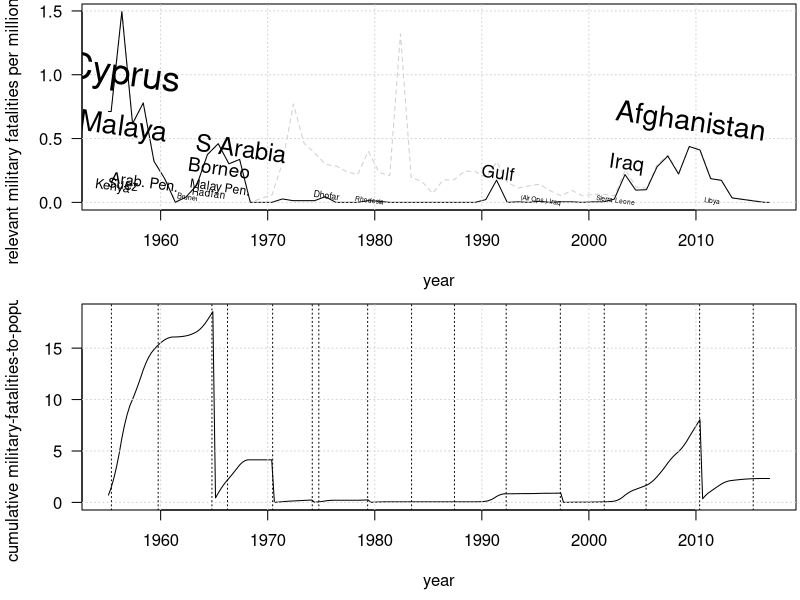
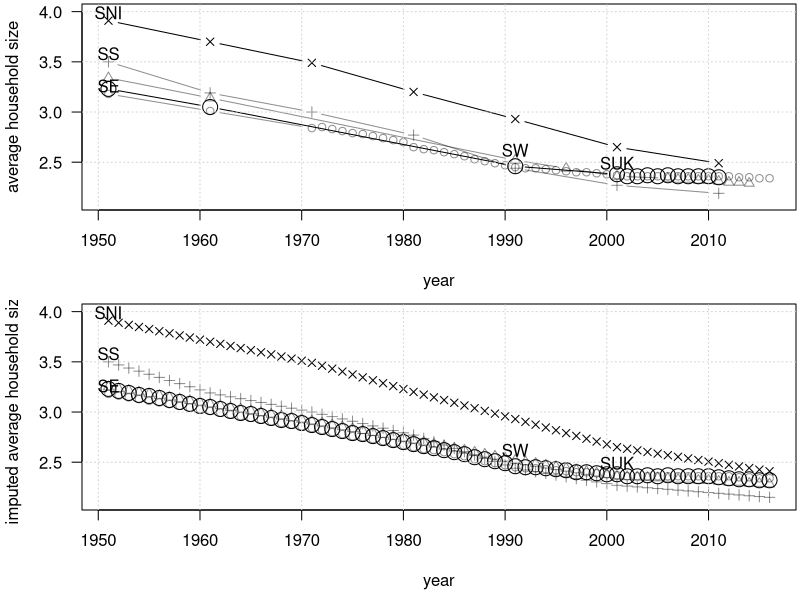
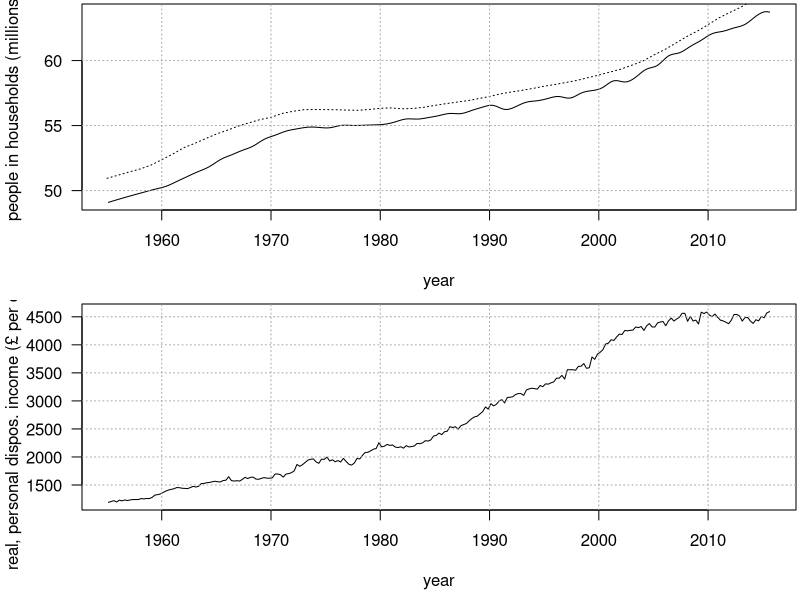

The R source for these figures, in order:
# merge.R
#
# Read in raw data for household count & size (`h`), real household
# disposable income (`rhdi`), general elections (`ge`), UK military
# fatalities (`mf`), and UK population (`pop`), and mould them into usable
# data frames.

h <- read.table("uk_h.dat", header=TRUE)
rhdi <- read.table("uk_rhdi.dat", header=TRUE)
ge <- read.table("uk_ge.dat", header=TRUE)
mf <- read.table("uk_mf.dat", header=TRUE)
pop <- read.table("uk_pop.dat", header=TRUE)

# Compute the incumbent's share of the two-party popular vote in each
# general election for which `ge` has data. Then compute each election's
# year & quarter.
ge$PVI2 <- round(100 * ge$PVI / (ge$PVI + ge$PVC), 2)
ge$DAY <- as.Date(ge$DAY)
ge$YR <- as.integer(format(ge$DAY, "%Y"))
ge$Q <- floor((as.numeric(format(ge$DAY, "%m")) + 2) / 3)  # quarter
ge$Y <- ge$YR + (as.integer(format(ge$DAY, "%j")) / 365.25)

# Extrapolate the last few years of UK population estimates as far into the
# future as the military-fatality counts go.
pop <- pop[order(pop$YR),]  # force recent data to the bottom of `pop`
if (max(pop$YR) < max(mf$YR)) {
	pop_extrap <- data.frame(YR=seq(1+max(pop$YR), max(mf$YR)))
	pop_extrap$POP <- predict(lm(POP ~ YR + I(YR^2), tail(pop, 9)),
	                          pop_extrap)
	pop <- rbind(pop, pop_extrap)
}

# Define `mfs` as the relevant subset of military fatalities: those in
# conflicts where UK forces were in unprovoked, foreign, hostile deployments.
mfs <- mf[(mf$U * mf$F * mf$H) == 1, c("YR", "NAME", "NMF")]

# Merge the military-fatality counts and total UK population estimates.
# Do so by spline interpolating the annual population estimates into
# quarterly estimates; filling in gaps in the relevant fatality estimates
# with zeroes; and merging in those fatality estimates, dividing them by 4
# and linearly interpolating them to make them quarterly too.
fp <- data.frame(YR=rep(pop$YR, 4),
                 Q=rep(c(2,1,3,4), each=length(pop$YR)),
                 POP=c(pop$POP, rep(NA, 3 * length(pop$YR))))
fp <- fp[order(fp$YR, fp$Q),]
fp$Y <- fp$YR + ((fp$Q - 0.5) / 4)
fp$POP[is.na(fp$POP)] <- splinefun(fp$Y, fp$POP)(fp$Y[is.na(fp$POP)])
mfsa <- aggregate(NMF ~ YR, mfs, sum)  # aggregate relevant fatalities by year
empty_years <- (min(pop$YR):max(pop$YR))
empty_years <- empty_years[!(empty_years %in% mfsa$YR)]
if (length(empty_years) > 0) {
	mfsa <- rbind(mfsa, data.frame(YR=empty_years, NMF=0))
}
mfsa <- mfsa[order(mfsa$YR),]
fp$F[fp$Q == 2] <- mfsa$NMF / 4
fp$F[is.na(fp$F)] <- approxfun(fp$Y, fp$F, rule=2)(fp$Y[is.na(fp$F)])

# Calculate the ratio of (relevant) military fatalities to the UK population
# in millions, by year and quarter.
fp$FTP <- fp$F / fp$POP

# The first plot's coming up, so set nice parameters.
par(las=1, mar=c(4.5, 4.1, 0.2, 0.2), mfrow=c(2,1))

# Plot the fatalities-to-population time series, throwing in a label for
# every included conflict, and (just for visual comparison) adding an
# analogous fatalities-to-population time series for all conflicts in the
# original data set (even those not counted by Hibbs's model).
plot(fp$Y, fp$FTP, type="l",
     xlab="year", ylab="relevant military fatalities per million popul.")
fp_all_conflicts <- aggregate(NMF ~ YR, mf, sum)
fp_all_conflicts$NMF <- 0.25 * fp_all_conflicts$NMF / pop$POP
fp_all_conflicts$YR <- fp_all_conflicts$YR + 0.4
lines(fp_all_conflicts, col="#00000030", lty="dashed")
grid()
for (conflict_name in unique(mfs$NAME)) {
	mfss <- mfs[mfs$NAME == conflict_name,]
	conflict_biggest_yr <- mfss[(mfss$NAME == conflict_name)
	                            & (mfss$NMF == max(mfss$NMF)),]
	conflict_biggest_yr <- conflict_biggest_yr[1,]
	text(0.5 + conflict_biggest_yr$YR,
	     0.33 * conflict_biggest_yr$NMF / mean(fp$POP),
	     conflict_name, cex=max(0.4, sqrt(conflict_biggest_yr$NMF) / 6),
	     srt=-8)
}

# Let's try working out the cumulative quarterly fatalities-to-population
# ratio, resetting the cumulative ratio to zero when power changes hands.

ftp_carryover <- 0

for (i in 1:length(fp$FTP)) {

	fp$CFTP[i] <- ftp_carryover + fp$FTP[i]
	ftp_carryover <- fp$CFTP[i]

	# Was there an election this quarter? If so, did the incumbent party
	# lose? If it did, reset the rolling FTP total for next quarter.
	elec_this_q <- ge[(ge$YR == fp$YR[i]) & (ge$Q == fp$Q[i]),]
	if (nrow(elec_this_q)) {
		if (elec_this_q$VIC != elec_this_q$INC) {
			ftp_carryover <- 0
		}
	}

}

# Plot the cumulative fatalities time series against time.

plot(fp$Y, fp$CFTP, type="l",
     xlab="year", ylab="cumulative military-fatalities-to-popul. ratio")
grid()
abline(v=ge$Y, lty="dotted")

# Fill in gaps in the household numbers from my favoured spreadsheet by
# extrapolating from the England & Wales (and sometimes Scotland) numbers.
# Do that in a function to nicely modularize and minimize namespace pollution.

impute_household_counts <- function(h)
{
	impute1 <- lm(NNI ~ NE + NW + NS, h)
	impute2 <- lm(NS ~ NE + NW, h)
	impute3 <- lm(NNI ~ NE + NW, h)

	h$NNI[is.na(h$NNI)] <- predict(impute1, h[is.na(h$NNI),])
	h$NS[is.na(h$NS)] <- predict(impute2, h[is.na(h$NS),])
	h$NNI[is.na(h$NNI)] <- predict(impute3, h[is.na(h$NNI),])
	h$NUK1[is.na(h$NUK1)] <-
		rowSums(h[c("NE", "NW", "NS", "NNI")])[is.na(h$NUK1)]
	h[c("NS", "NNI", "NUK1")] <- round(h[c("NS", "NNI", "NUK1")])

	return(h)
}

h <- impute_household_counts(h)

# Where `h` lacks a UK household size average, but that average can be
# computed from known averages for the four constituent countries, calculate
# the UK-level average.
for (i in 1:nrow(h)) {
	hi <- h[i,]
	if (is.na(hi$SUK)) {
		h$SUK[i] <- weighted.mean(hi[c("SE", "SW", "SS", "SNI")],
		                          hi[c("NE", "NW", "NS", "NNI")])
		h$SUK[i] <- round(h$SUK[i], 2)
	}
}

# Define a function to plot the average-household-size time series.

plo_s <- function(y_lab="average household size")
{
	co <- "#00000070"
	plot(h$YR, h$SE, type="b", ylim=c(2.1, 4.0), col=co,
	     xlab="year", ylab=y_lab)
	points(h$YR[!is.na(h$SW)], h$SW[!is.na(h$SW)], type="b",
	       pch=2, col=co)
	points(h$YR[!is.na(h$SS)], h$SS[!is.na(h$SS)], type="b",
	       pch=3, col=co)
	points(h$YR[!is.na(h$SNI)], h$SNI[!is.na(h$SNI)], type="b", pch=4)
	points(h$YR[!is.na(h$SUK)], h$SUK[!is.na(h$SUK)], type="b", cex=2)
	grid()
	for (col_name in c("SE", "SW", "SS", "SNI", "SUK")) {
		x <- min(h$YR[!is.na(h[[col_name]])])
		if (!(col_name %in% c("SUK", "SW"))) {
			text(x, 0.08 + (h[[col_name]])[h$YR == x], col_name)
		} else if (col_name == "SW") {
			text(1991, 0.1 + (h[["SW"]])[h$YR == 1991], "SW")
		} else {
			text(2001, 0.11 + (h[["SUK"]])[h$YR == 2001], "SUK")
		}
	}
}

# Plot average household sizes before imputation.
plo_s()

# Time to adjust & impute like mad.
# 1. There's a really dodgy-looking jump in the English average for 1972
#    through 1980. Push those years' averages down to bring them in line with
#    the surrounding data.
# 2. Make the hopeful assumption that the gap between Welsh & English average
#    household sizes was constant before 1991, imputing Welsh AHS backwards
#    decadally from that.
# 3. Wedge the years 1952 through 1960 and 1962 through 1970 into `h` by
#    copying rows and blanking them, then linearly interpolate an annual time
#    series for each country in the UK from 1951 onwards.
# 4. Now extrapolate averages for NI, Scotland, & Wales by extending the
#    straight best-fit line to the 2001-2016 data through that whole period.
# 5. Turn to household counts, which are a prerequisite for recomputing
#    average household size. Extrapolate missing household counts for NI,
#    Scotland, England, & Wales by straightforward linear interpolation.
# 6. Fill in remaining gaps in the UK average household size series by
#    taking a household-count-weighted average of the individual countries'
#    average household sizes.

h$SE[(h$YR > 1971) & (h$YR < 1981)] <-
	h$SE[(h$YR > 1971) & (h$YR < 1981)] - 0.03

h$SW[(h$YR < 1991) & ((h$YR %% 10) == 1)] <-
	h$SE[(h$YR < 1991) & ((h$YR %% 10) == 1)] +
	(h$SW[h$YR == 1991] - h$SE[h$YR == 1991])

h <- rbind(h[1,], head(h, 9), h[2,], head(h, 9), h[3:nrow(h),])
h[c(2:10, 12:20),] <- NA
h$YR[c(2:10, 12:20)] <- c(1952:1960, 1962:1970)
h <- h[order(h$YR),]
for (col_name in c("SE", "SW", "SS", "SNI")) {
	h[[col_name]] <- approxfun(h$YR, h[[col_name]])(h$YR)
}

for (col_name in c("SE", "SW", "SS", "SNI")) {
	h_sub <- h[h$YR > 2000,]
	temp_df <- data.frame(Y=h_sub[[col_name]], X=h_sub$YR)
	subse <- (h$YR > 2000) & is.na(h[[col_name]])
	df <- data.frame(X=h$YR[subse])
	h[[col_name]][subse] <- predict(lm(Y ~ X, temp_df), df)
}

for (col_name in c("NE", "NW", "NS", "NNI")) {
	h[[col_name]] <- round(approxfun(h$YR, h[[col_name]])(h$YR))
}

for (i in 1:nrow(h)) {
	hi <- h[i,]
	if (is.na(hi$SUK)) {
		h$SUK[i] <- weighted.mean(hi[c("SE", "SW", "SS", "SNI")],
		                          hi[c("NE", "NW", "NS", "NNI")])
		h$SUK[i] <- round(h$SUK[i], 2)
	}
}

# Plot household-size averages after imputation.
plo_s("imputed average household size")

# Finally `SUK` is a complete time series of (mostly imputed!) average
# UK household size. Now return to the UK household number time series
# and fill in the 1962-1970 gap.

h$NUK1[is.na(h$NUK1)] <- rowSums(h[c("NE", "NW", "NS", "NNI")])[is.na(h$NUK1)]

# Multiply the average UK household size series by the UK household number
# series to produce a time series of the number of people in households.
# (Divide by a thousand to make the final number have units of millions of
# people.)
h$PIH <- h$NUK1 * h$SUK / 1e3

# Now to merge this with the real household disposable income data. Merge it
# into the data frame `rpdi`, then use spline interpolation to make a smooth
# people-in-households time series. Notice that I take the annual PIH
# estimates to correspond to quarter 2. That's because census results are
# most often presented as representative of Q2 in the year they were taken.
rpdi <- rhdi[rhdi$Y >= min(h$YR),]
rpdi$Y <- rpdi$YR + ((rpdi$Q - 0.5) / 4)
rpdi$PIH <- NA
rpdi$PIH[rpdi$Q == 2] <- h$PIH[h$YR %in% unique(rpdi$YR)]
rpdi$PIH <- splinefun(rpdi$Y, rpdi$PIH)(rpdi$Y)
plot(rpdi$Y, rpdi$PIH, type="l",
     xlab="year", ylab="people in households (millions)")
lines(pop$Y, pop$POP, type="l", lty="dotted")
grid(col="darkgrey")

# Finally I can just divide the `RHDI` column by the `PIH` column in the
# `rpdi` data frame to get the time series I originally hoped to find online:
# quarterly real disposable income per person.
rpdi$RPDI <- rpdi$RHDI / rpdi$PIH
plot(rpdi$Y, rpdi$RPDI, type="l",
     xlab="year", ylab="real, personal dispos. income (£ per quarter)")
grid(col="darkgrey")

# But Hibbs's model is of course dependent on changes in the logarithm of
# the RDI per person, multiplied by 400 (to make it "the quarter-to-quarter
# log-percentage change expressed at annual rates"). So work that out.
# Let's call it delta ln R.
rpdi$DLR <- c(NA, 400 * diff(log(rpdi$RPDI)))

# Round the relevant columns in `rpdi` and write it to a file.
rpdi[c("PIH", "RPDI", "DLR")] <- signif(rpdi[c("PIH", "RPDI", "DLR")], 4)
write.table(rpdi, "uk_rpdi.dat", FALSE, FALSE, "\t", row.names=FALSE)
